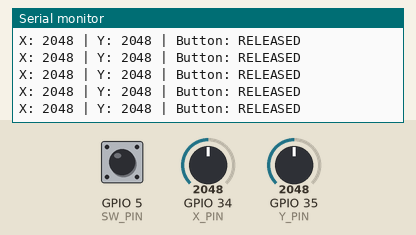
A program run on a simulated ESP32. On the bench: the last lines printed to the serial monitor. The inputs (shaded band) are chosen by the test bench; at power-on: GPIO 5 (SW_PIN) HIGH, GPIO 34 (X_PIN) = 2048, GPIO 35 (Y_PIN) = 2048.

Above: at 1.2 s.
1.3 s: GPIO 5 (SW_PIN) pulled LOW for 0.15 s
At 1.48 s:
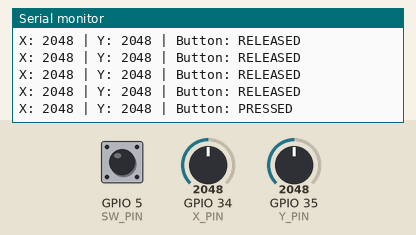
2.9 s: GPIO 34 (X_PIN) set to 2866
At 3.14 s:
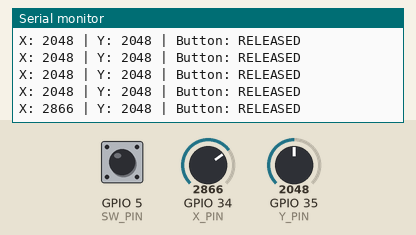
4.4 s: GPIO 35 (Y_PIN) set to 2866
At 4.49 s:
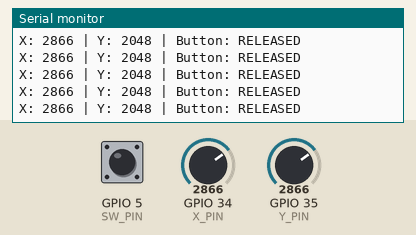
5.9 s: GPIO 5 (SW_PIN) pulled LOW for 1 s
At 6.15 s:
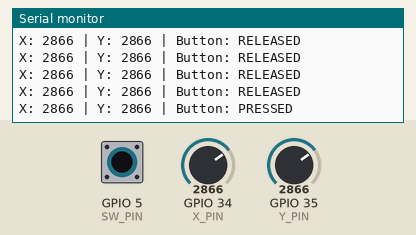
8.4 s: GPIO 34 (X_PIN) set to 3603
At 8.41 s:
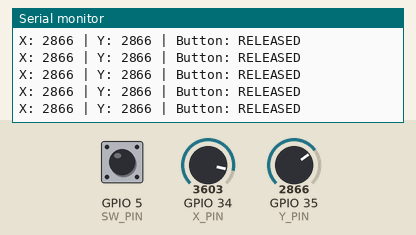
9.9 s: GPIO 35 (Y_PIN) set to 3603
At 9.91 s:
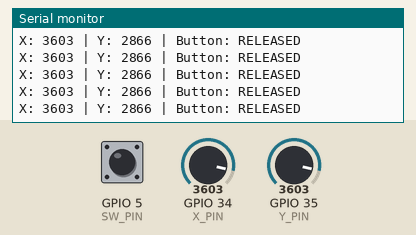
Timing chart, 0 to 12.4 s (numbered marks = the images above; inputs shaded):
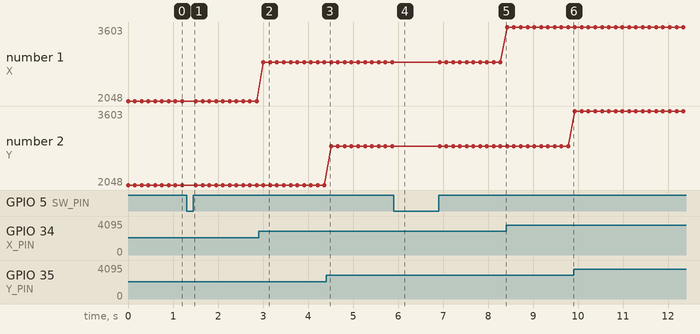

Measured:
- after the input at 1.3 s, the serial monitor: prints a new line after 0.05 s (image 1)
- after the input at 2.9 s, the serial monitor: prints a new line after 0.11 s (image 2)
- after the input at 5.9 s, the serial monitor: prints a new line after 0.12 s (image 4)
- plotted number 1: 2048 → 2866 after the input at 2.9 s, 2866 → 3603 after the input at 8.4 s

The program:

main.cpp
```cpp
#include <Arduino.h>
// Define the joystick pins
const int X_PIN = 34;  // Analog pin for X-axis
const int Y_PIN = 35;  // Analog pin for Y-axis
const int SW_PIN = 5; // Digital pin for the push-button

void setup() {
  // Initialize serial communication at 115200 baud
  Serial.begin(115200);
  Serial.println("Analog Joystick Test");
  // Configure axis pins as inputs
  pinMode(X_PIN, INPUT);
  pinMode(Y_PIN, INPUT);

  // Configure the switch pin with internal pull-up resistor
  pinMode(SW_PIN, INPUT_PULLUP);
}

void loop() {
  // Read the analog values (0 to 4095)
  int xValue = analogRead(X_PIN);
  int yValue = analogRead(Y_PIN);

  // Read the digital button state (LOW = Pressed, HIGH = Released)
  int buttonState = digitalRead(SW_PIN);

  // Print the data to the Serial Monitor
  Serial.print("X: ");
  Serial.print(xValue);
  Serial.print(" | Y: ");
  Serial.print(yValue);
  Serial.print(" | Button: ");

  if (buttonState == LOW) {
    Serial.println("PRESSED");
  } else {
    Serial.println("RELEASED");
  }

  // Wait 150 milliseconds so the text is readable
  delay(150);
}
```
